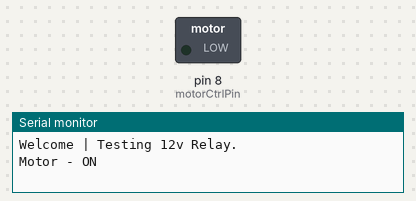
Recording of a sketch running on a simulated Arduino Uno, built with avr-gcc and run on an emulated ATmega328P. Shown: switched loads named in the sketch (green lamp = pin HIGH), the last lines printed to the serial monitor.

Above: at 3.5 s.
At 8.5 s:
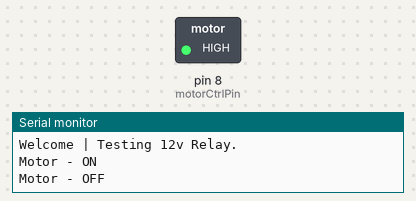
Timing chart, 0 to 14.0 s (numbered marks = the images above):
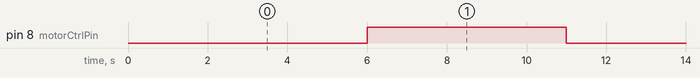

The sketch:

12vRelayTest.ino
```cpp
const int motorCtrlPin = 8;

void setup() {
  Serial.begin(9600);
  while (!Serial);


  pinMode(motorCtrlPin, OUTPUT);
  Serial.println("Welcome | Testing 12v Relay.");
  delay(1000);
}

void loop() {

  Serial.println("Motor - ON");
  digitalWrite(motorCtrlPin, LOW);
  delay(5000);
  Serial.println("Motor - OFF");
  digitalWrite(motorCtrlPin, HIGH);
  delay(5000);


}
```

Measured:
- by itself, pin 8 (motorCtrlPin): alternates HIGH for 5.0 s and LOW for 5.0 s
